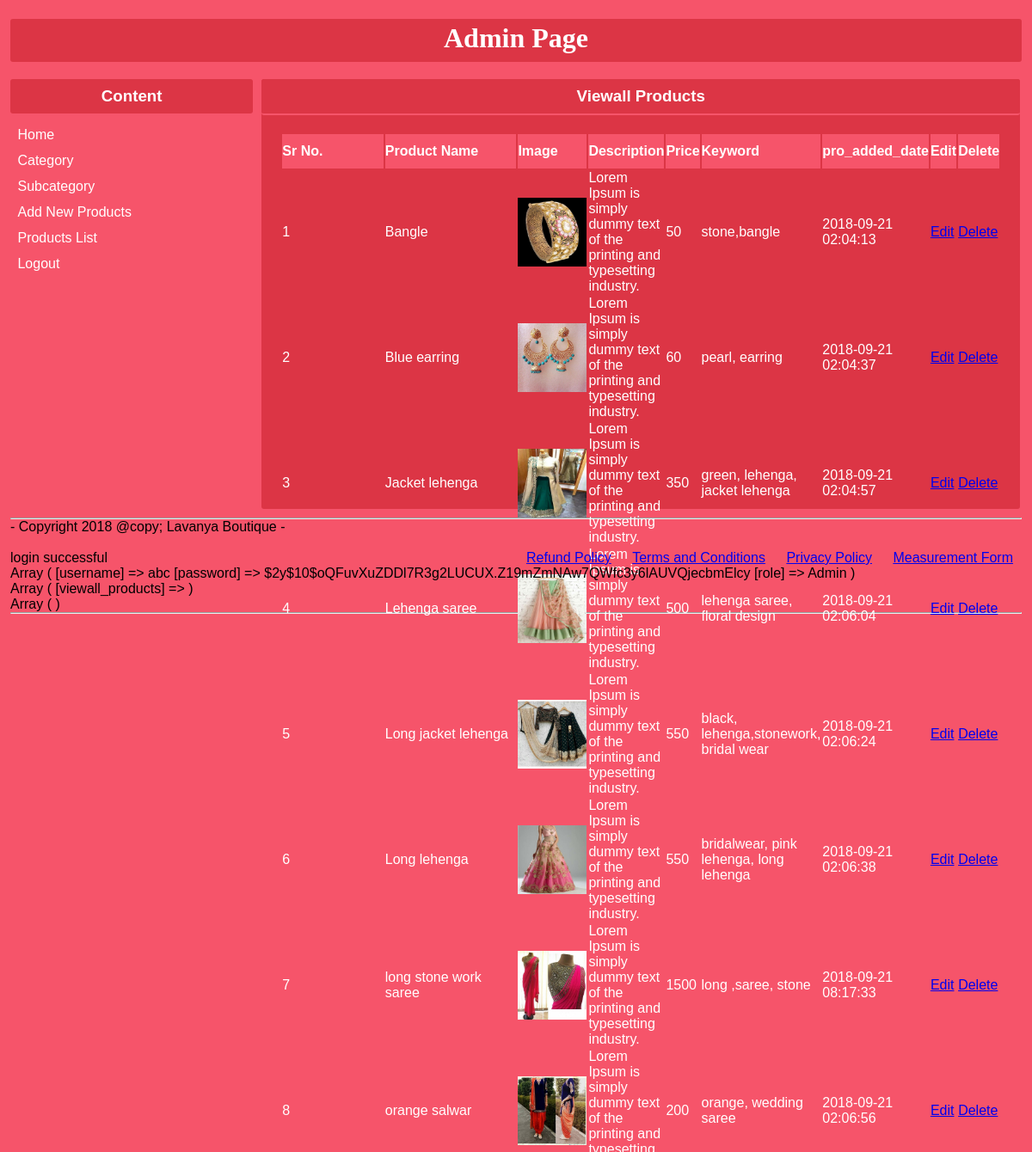
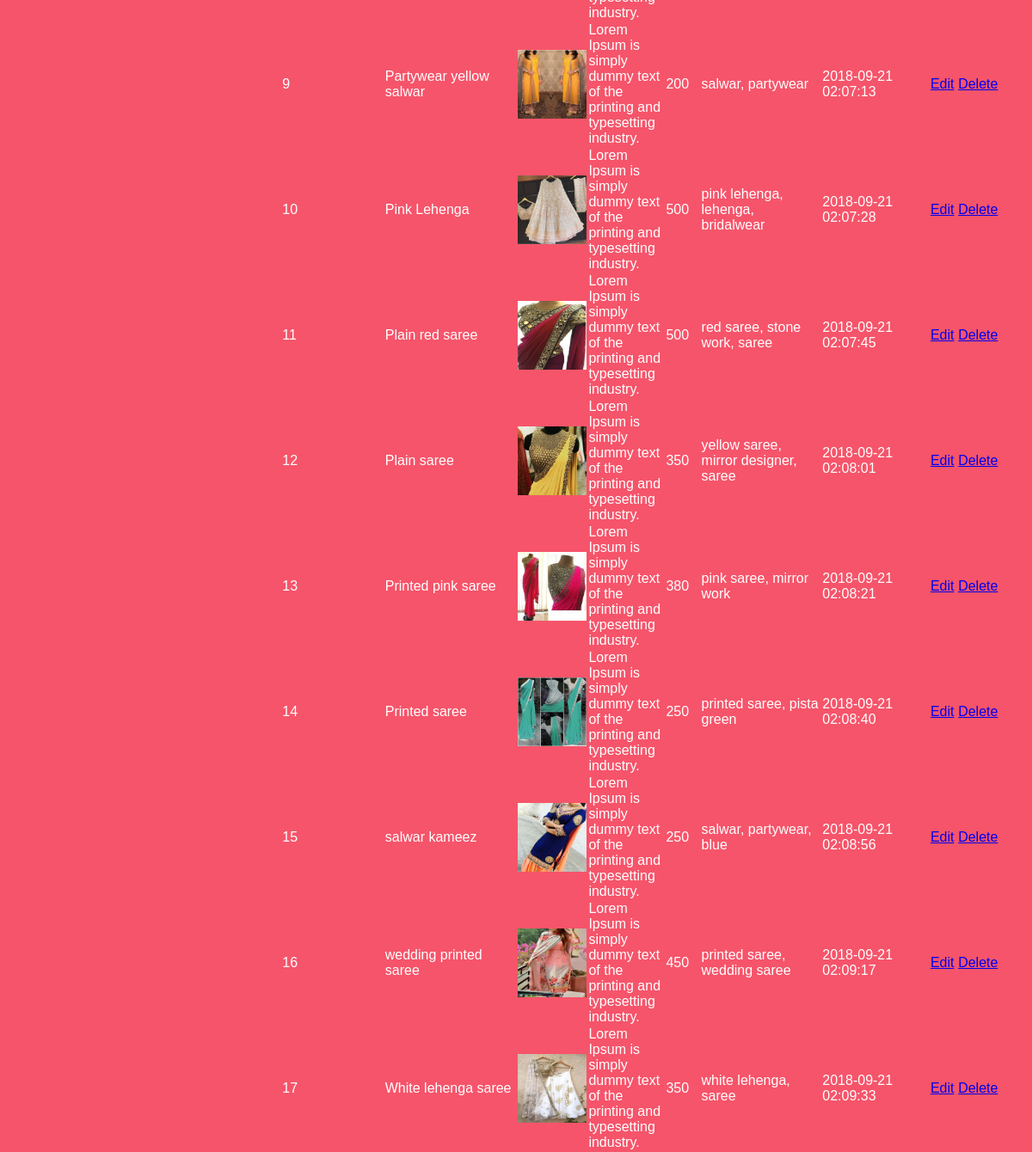
The page /view/admin/index.php?viewall_products (signed in) on the database its author committed (2 pictures, top to bottom).
### tables this page shows
CREATE TABLE `products` (
  `pro_id` int(10) NOT NULL,
  `pro_name` varchar(100) NOT NULL,
  `cat_id` int(10) NOT NULL,
  `sub_cat_id` int(10) NOT NULL,
  `image` varchar(255) NOT NULL,
  `description` varchar(255) NOT NULL,
  `price` int(10) NOT NULL,
  `keyword` varchar(255) NOT NULL,
  `pro_added_date` timestamp NOT NULL DEFAULT CURRENT_TIMESTAMP ON UPDATE CURRENT_TIMESTAMP
);

### model/function.php (the view, shortened to what this page needs)
<?php
      function viewall_product(){
        include("db.php");
        $fetch_pro = $conn->prepare("select * from products order by pro_name");
        $fetch_pro->setFetchMode(PDO:: FETCH_ASSOC);
        $fetch_pro->execute();
        $i = 1;
        while($row = $fetch_pro->fetch()):
            echo "<tr>
                      <td>".$i++."</td>
                      <td>".$row['pro_name']."</td>
                      <td><img src = '../img/pro_img/".$row['image']."' style= 'width:80px; height: 80px;'></td>
                      <td>".$row['description']."</td>
                      <td>".$row['price']."</td>
                      <td>".$row['keyword']."</td>
                      <td>".$row['pro_added_date']."</td>
                      <td><a href ='index.php?edit_product=".$row['pro_id']."'>Edit</a></td>
                      <td><a href = 'del_cat.php?del_pro=".$row['pro_id']."'>Delete</a></td>
                  </tr>
                  ";
        endwhile;
    }
?>

### view/admin/css/style.css (style rules this page uses)
* { padding: 0; margin: 0; font-family: verdena, Geneva, sans-serif; }
body { background: #F6546A; padding: 1%; box-sizing: border-box; }
#bodyright form table tr td { height: 35px; width:50%; color:#fff; }

### rows shown on the page
products: pro_name "Bangle", image (picture), description "Lorem Ipsum is simply dummy text of the printing and typesetting industry.", price "50", keyword "stone,bangle", pro_added_date "2018-09-21 02:04:13"
products: pro_name "Blue earring", image (picture), description "Lorem Ipsum is simply dummy text of the printing and typesetting industry.", price "60", keyword "pearl, earring", pro_added_date "2018-09-21 02:04:37"
products: pro_name "Jacket lehenga", image (picture), description "Lorem Ipsum is simply dummy text of the printing and typesetting industry.", price "350", keyword "green, lehenga, jacket lehenga", pro_added_date "2018-09-21 02:04:57"
products: pro_name "Lehenga saree", image (picture), description "Lorem Ipsum is simply dummy text of the printing and typesetting industry.", price "500", keyword "lehenga saree, floral design", pro_added_date "2018-09-21 02:06:04"
products: pro_name "Long jacket lehenga", image (picture), description "Lorem Ipsum is simply dummy text of the printing and typesetting industry.", price "550", keyword "black, lehenga,stonework, bridal wear", pro_added_date "2018-09-21 02:06:24"
products: pro_name "Long lehenga", image (picture), description "Lorem Ipsum is simply dummy text of the printing and typesetting industry.", price "550", keyword "bridalwear, pink lehenga, long lehenga", pro_added_date "2018-09-21 02:06:38"
products: pro_name "long stone work saree", image (picture), description "Lorem Ipsum is simply dummy text of the printing and typesetting industry.", price "1500", keyword "long ,saree, stone", pro_added_date "2018-09-21 08:17:33"
products: pro_name "orange salwar", image (picture), description "Lorem Ipsum is simply dummy text of the printing and typesetting industry.", price "200", keyword "orange, wedding saree", pro_added_date "2018-09-21 02:06:56"
products: pro_name "Partywear yellow salwar", image (picture), description "Lorem Ipsum is simply dummy text of the printing and typesetting industry.", price "200", keyword "salwar, partywear", pro_added_date "2018-09-21 02:07:13"
products: pro_name "Pink Lehenga", image (picture), description "Lorem Ipsum is simply dummy text of the printing and typesetting industry.", price "500", keyword "pink lehenga, lehenga, bridalwear", pro_added_date "2018-09-21 02:07:28"
products: pro_name "Plain red saree", image (picture), description "Lorem Ipsum is simply dummy text of the printing and typesetting industry.", price "500", keyword "red saree, stone work, saree", pro_added_date "2018-09-21 02:07:45"
products: pro_name "Plain saree", image (picture), description "Lorem Ipsum is simply dummy text of the printing and typesetting industry.", price "350", keyword "yellow saree, mirror designer, saree", pro_added_date "2018-09-21 02:08:01"
products: pro_name "Printed pink saree", image (picture), description "Lorem Ipsum is simply dummy text of the printing and typesetting industry.", price "380", keyword "pink saree, mirror work", pro_added_date "2018-09-21 02:08:21"
products: pro_name "Printed saree", image (picture), description "Lorem Ipsum is simply dummy text of the printing and typesetting industry.", price "250", keyword "printed saree, pista green", pro_added_date "2018-09-21 02:08:40"
products: pro_name "salwar kameez", image (picture), description "Lorem Ipsum is simply dummy text of the printing and typesetting industry.", price "250", keyword "salwar, partywear, blue", pro_added_date "2018-09-21 02:08:56"
products: pro_name "wedding printed saree", image (picture), description "Lorem Ipsum is simply dummy text of the printing and typesetting industry.", price "450", keyword "printed saree, wedding saree", pro_added_date "2018-09-21 02:09:17"
products: pro_name "White lehenga saree", image (picture), description "Lorem Ipsum is simply dummy text of the printing and typesetting industry.", price "350", keyword "white lehenga, saree", pro_added_date "2018-09-21 02:09:33"

### other values the page prints
$_SESSION['message'] "login successful"
